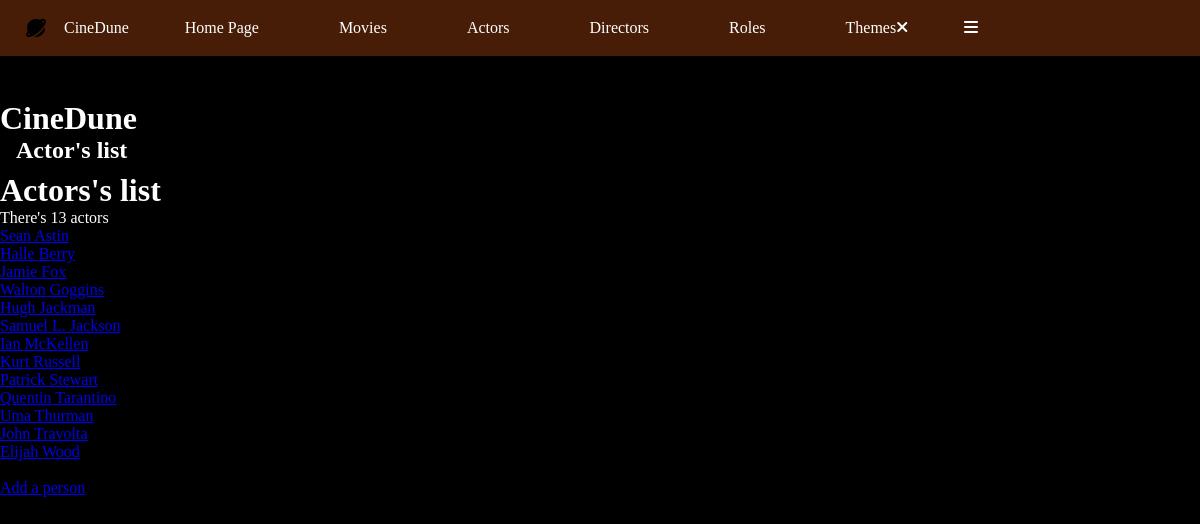
The page /index.php?action=listActors on the database as committed earlier.
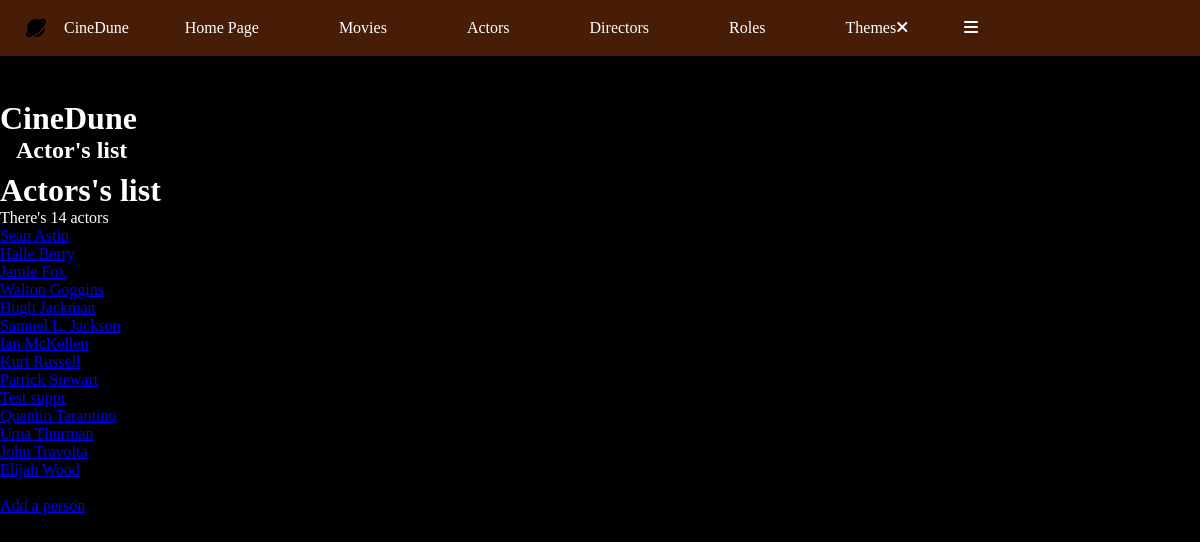
The same page on the database as committed later.
### tables this page shows
CREATE TABLE IF NOT EXISTS `actor` (
  `idActor` int NOT NULL AUTO_INCREMENT,
  `idPerson` int NOT NULL,
  PRIMARY KEY (`idActor`),
  KEY `idPerson` (`idPerson`),
  CONSTRAINT `FK1_actor_person` FOREIGN KEY (`idPerson`) REFERENCES `person` (`idPerson`)
);

CREATE TABLE IF NOT EXISTS `person` (
  `idPerson` int NOT NULL AUTO_INCREMENT,
  `firstname` char(255) NOT NULL,
  `surname` char(255) NOT NULL,
  `sex` char(10) NOT NULL,
  `birthdate` date NOT NULL,
  `picture` varchar(255) NOT NULL,
  PRIMARY KEY (`idPerson`)
);

### controller/ActorController.php (called while the page is built, shortened)
<?php
class ActorController
{
    public function listActors()
    {
        $pdo = Connect::toLogIn();
        $requestActors = $pdo->query("
        SELECT person.idPerson, actor.idActor, person.firstname, person.surname, person.sex, person.birthdate
        FROM actor
        INNER JOIN person ON actor.idPerson = person.idPerson
        ORDER BY surname
        ");
        require "view/actors/listActors.php";
    }
}

### view/actors/listActors.php (the view, shortened to what this page needs)
<?php ob_start();
$actors = $requestActors->fetchAll();
?>
<h1>Actors's list</h1>
<p>There's <?= $requestActors->rowCount() ?> actors</p>
<?php
foreach ($actors as $actor) {
?>
    <a href="index.php?action=actorsDetails&id=<?= $actor["idActor"] ?>"><?= $actor["firstname"] . " " . $actor["surname"] . "<br>" ?></a>
<?php
}
?>
<br>
<a href="index.php?action=addPerson">Add a person</a>
<?php
require "view/template.php";

Rows that differ between the two databases and show on the page:
added actor: idPerson.firstname "Test", idPerson.surname "suppr"
Other text that changed with them:
$requestActors->rowCount(): "13" → "14"
